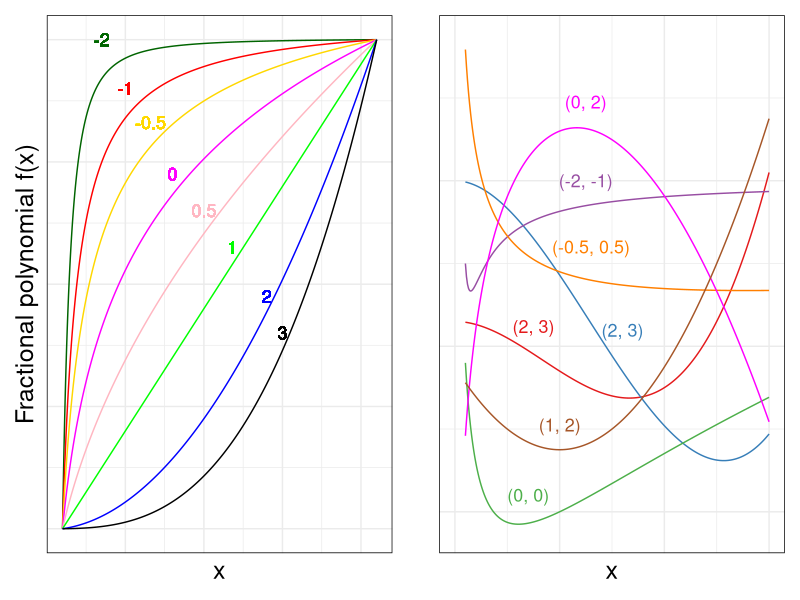

Write R code to recreate this figure.
## ---- chunk 1
knitr::opts_chunk$set(
  collapse = TRUE,
  comment = "#>",
  message = FALSE,
  warning = FALSE,
  fig.width = 7,
  fig.height = 4.5,
  out.width = "100%"
)

oldwidth <- getOption("width")
options(width = 100)

library(ggplot2)
has_patchwork <- requireNamespace("patchwork", quietly = TRUE)
## ---- chunk 2
#==============================================================================
# 8 FP1 FUNCTIONS 
#===============================================================================
x <- seq(0.05, 1.05, length.out = 1000)
funx <- function(x, power){
  ifelse(power == rep(0, length(x)), log(x), x^power)
}
s <- c(-2, -1, -0.5, 0, 0.5, 1, 2, 3)
# transform x using the powers in s
outx <- lapply(s, function(s) funx(x = x, power = s))

# multiply the first 3 with -1 so that the function increase rather than decrease
# due to negative powers. these are betas i,e y = beta*x^p
k <- c(-1, -1, -1, 1, 1, 1, 1, 1)
datx <- matrix(unlist(outx), ncol = length(s))
datax <- datx %*% diag(k)
# standardize the data so that y is in the same range
dataxx <- apply(datax, 2, function(x) (x - min(x)) / (max(x) - min(x)))
colnames(dataxx) <- c(paste0("x", 1:length(s)))
dataxx <- as.data.frame(dataxx)
dataxx$x <- x
width <- 0.5
fig1 <- ggplot(dataxx, aes(x)) + 
  geom_line(aes(y = x1, colour = "x1"), linewidth = width, color = "#006400") + 
  geom_line(aes(y = x2, colour = "x2"), linewidth = width, color ="#ff0000") + 
  geom_line(aes(y = x3, colour = "x3"), linewidth = width, color ="#ffd700") +
  geom_line(aes(y = x4, colour = "x4"), linewidth = width, color ="#ff00ff") +
  geom_line(aes(y = x5, colour = "x5"), linewidth = width, color ="#ffb6c1") +
  geom_line(aes(y = x6, colour = "x6"), linewidth = width, color ="#00ff00") +
  geom_line(aes(y = x7, colour = "x7"), linewidth = width, color ="#0000ff") +
  geom_line(aes(y = x8, colour = "x8"), linewidth = width, color ="#000000") +
  geom_text(aes(x = 0.175, y = 1,size = 5, label = "-2"), color = "#006400") +
  geom_text(aes(x = 0.25, y = 0.9,size = 5, label = "-1"), color = "#ff0000") +
  geom_text(aes(x = 0.33, y = 0.83,size = 5, label = "-0.5"), color = "#ffd700") +
  geom_text(aes(x = 0.4, y = 0.725,size = 5, label = "0"), color = "#ff00ff") +
  geom_text(aes(x = 0.5, y = 0.65,size = 5, label = "0.5"), color = "#ffb6c1") +
  geom_text(aes(x = 0.59, y = 0.575,size = 5, label = "1"), color = "#00ff00") +
  geom_text(aes(x = 0.7, y = 0.475,size = 5, label = "2"), color = "#0000ff") +
  geom_text(aes(x = 0.75, y = 0.4,size = 5, label = "3"), color = "#000000") +
  labs(x="x", y="Fractional polynomial f(x)") +
  theme_bw() +
  theme(
    legend.position = "none",
    panel.border = element_rect(colour = "black", fill=NA, linewidth=0.5),
    axis.ticks = element_blank(),
    axis.text.y = element_blank(),
    axis.title=element_text(size=18),
    axis.text.x = element_blank()) 

# Define functions
f1 <- function(x) 3 - 10*x^2 + 4*x^3
f2 <- function(x) 20 - 15.4*x^2 + 4*x^3
f3 <- function(x) -20 + 6*log(x) + 6*log(x)*log(x)
f4 <- function(x) 20 + 0.3*(x^-2) - 4*(x^-1)
f5 <- function(x) -10 + 5*(x^0.5) + 14*(x^-0.5)
f6 <- function(x) 33 + 19*log(x) - 7*(x^2)
f7 <- function(x) -10 + 10*(x - 1.5) + 10*(x - 1.5)^2

# Create data frames for each function
x <- seq(0.1, 3, by = 0.01)
df1 <- data.frame(x = x, y = f1(x))
df2 <- data.frame(x = x, y = f2(x))
df3 <- data.frame(x = x, y = f3(x))
df4 <- data.frame(x = x, y = f4(x))
df5 <- data.frame(x = x, y = f5(x))
df6 <- data.frame(x = x, y = f6(x))
df7 <- data.frame(x = x, y = f7(x))

# Plot functions
fig2 <- ggplot() +
    geom_line(data = df1, aes(x = x, y = y), color = "#e41a1c") +
    geom_line(data = df2, aes(x = x, y = y), color = "#377eb8") +
    geom_line(data = df3, aes(x = x, y = y), color = "#4daf4a") +
    geom_line(data = df4, aes(x = x, y = y), color = "#984ea3") +
    geom_line(data = df5, aes(x = x, y = y), color = "#ff7f00") +
    geom_line(data = df6, aes(x = x, y = y), color = "#FF00FF") +
    geom_line(data = df7, aes(x = x, y = y), color = "#a65628") +
    scale_x_continuous(limits = c(0, 3)) +
    scale_y_continuous(expand = c(0, 0), limits = c(-25,40)) + theme_classic() +
    geom_text(aes(x = 0.75, y = 2.4,size = 5, label = "(2, 3)"), color = "#e41a1c") +
    geom_text(aes(x = 1.6, y =1.95,size = 5, label = "(2, 3)"), color = "#377eb8")+
    geom_text(aes(x = 0.7, y = -18,size = 5, label = "(0, 0)"), color = "#4daf4a") +
    geom_text(aes(x = 1.25, y = 20,size = 5, label = "(-2, -1)"), color = "#984ea3") +
    geom_text(aes(x = 1.3, y = 12,size = 5, label = "(-0.5, 0.5)"), color = "#ff7f00") +
    geom_text(aes(x = 1.25, y = 29.5,size = 5, label = "(0, 2)"), color = "#FF00FF") +
    geom_text(aes(x = 1, y = -9.5,size = 5, label = "(1, 2)"), color = "#a65628") +
    ylab(" ") +
    theme_bw() +
    theme(
      legend.position = "none",
      panel.border = element_rect(colour = "black", fill=NA, linewidth=0.5),
      axis.title = element_text(size=18),
      axis.ticks = element_blank(),
      axis.text.y = element_blank(),
      axis.text.x = element_blank()
    )

if (has_patchwork) figure <- patchwork::wrap_plots(fig1, fig2, 
                               ncol = 2, nrow = 1, 
                               widths = 8, heights = 2)

## ---- chunk 3
figure
## ---- chunk 4
options(width = oldwidth)
